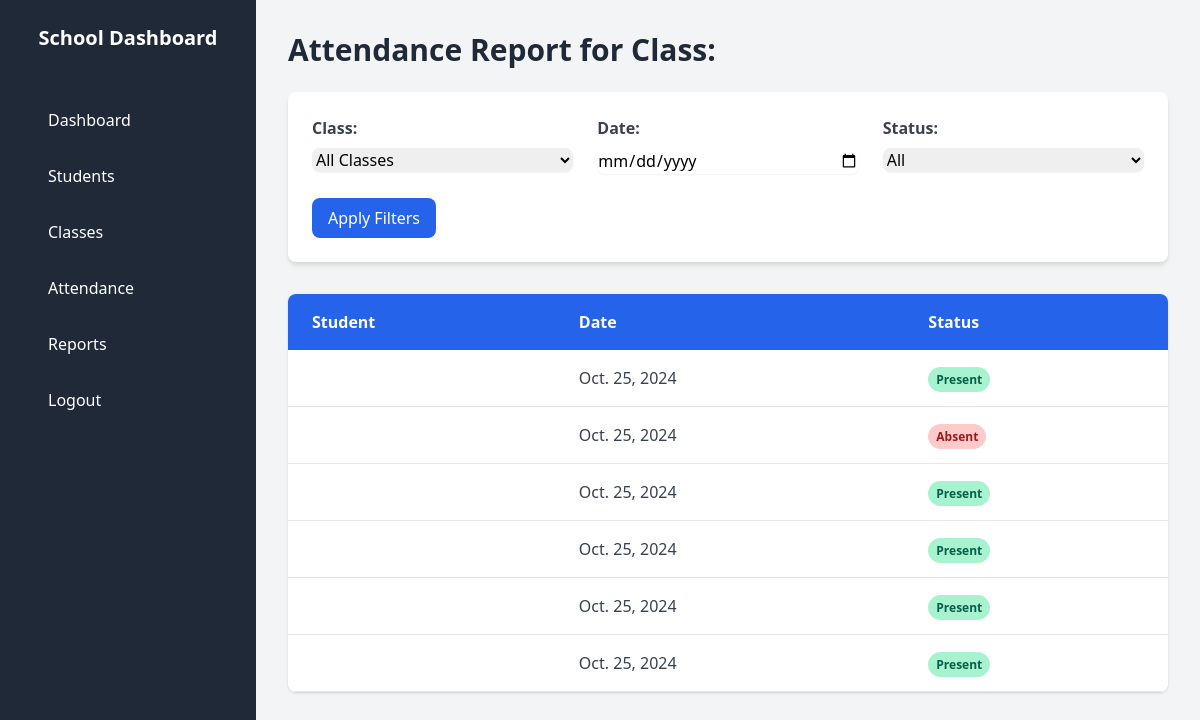
Before: /api/attendance_report/ with the older database file.
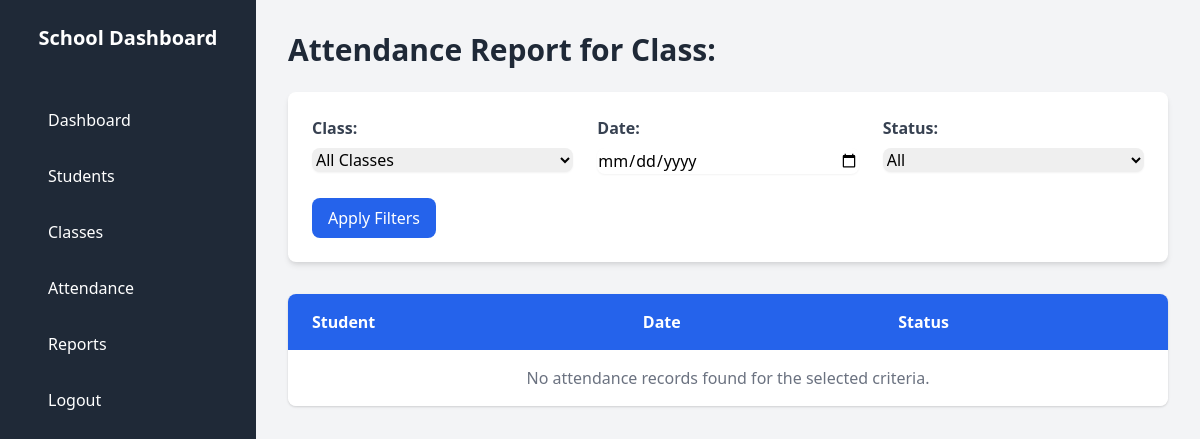
After: the same page with the newer database file.
### attendance/models.py (models this page shows, shortened)
class Attendance(models.Model):
    STATUS_CHOICES = [
        ('Present', 'Present'),
        ('Absent', 'Absent'),
        ('Late', 'Late'),
    ]
    student = models.ForeignKey(Student, on_delete=models.CASCADE, related_name="attendances")
    class_name = models.ForeignKey(ClassRoom, on_delete=models.CASCADE)
    date = models.DateField(default=timezone.now)
    status = models.CharField(max_length=10, choices=STATUS_CHOICES, default='Absent')

### attendance/views.py (the view)
# urls.py: path('attendance_report/',attendance_report,name='attendance_report'),
def attendance_report(request):
    filter_class = request.GET.get('class', '')
    filter_date = request.GET.get('date', '')
    filter_status = request.GET.get('status', '')
    attendance_records = Attendance.objects.all()
    if filter_class:
        attendance_records = attendance_records.filter(class_name_id=filter_class)
    if filter_date:
        filter_date = parse_date(filter_date)
        attendance_records = attendance_records.filter(date=filter_date)
    if filter_status:
        attendance_records = attendance_records.filter(status=filter_status)
    class_list = ClassRoom.objects.all()
    return render(request, 'attendance/attendance_report.html', {
        'attendance_records': attendance_records,
        'class_list': class_list,
        'filter_class': filter_class,
        'filter_date': filter_date,
        'filter_status': filter_status,
    })

### attendance/templates/attendance/attendance_report.html (shortened to what the changed rows need)
{% load static %}
<!DOCTYPE html>
<html lang="en">
<head>
    <link href="https://cdn.jsdelivr.net/npm/tailwindcss@2.2.19/dist/tailwind.min.css" rel="stylesheet">
</head>
<body class="font-sans bg-gray-100 flex">
    <div class="w-64 bg-gray-800 text-white min-h-screen">
        <div class="p-6">
            <h2 class="text-xl font-semibold text-center">School Dashboard</h2>
        </div>
    </div>
    <main class="flex-1 p-8">
        <h2 class="text-3xl font-semibold text-gray-800 mb-6">Attendance Report for Class: </h2>
        <div class="bg-white rounded-lg shadow overflow-x-auto">
            <table class="min-w-full bg-white rounded-lg">
                <thead class="bg-blue-600 text-white">
                    <tr>
                        <th class="px-6 py-4 text-left font-semibold">Student</th>
                        <th class="px-6 py-4 text-left font-semibold">Date</th>
                        <th class="px-6 py-4 text-left font-semibold">Status</th>
                    </tr>
                </thead>
                <tbody class="text-gray-700">
                    {% if attendance_records %}
                        {% for record in attendance_records %}
                        <tr class="border-b border-gray-200 hover:bg-gray-50 transition">
                            <td class="px-6 py-4">{{ record.student.name }}</td>
                            <td class="px-6 py-4">{{ record.date }}</td>
                            <td class="px-6 py-4">
                                <span class="{% if record.status == 'Present' %}bg-green-200 text-green-800{% else %}bg-red-200 text-red-800{% endif %} px-2 py-1 rounded-full font-semibold text-xs">
                                    {{ record.status }}
                                </span>
                            </td>
                        </tr>
                        {% endfor %}
                    {% else %}
                        <tr>
                            <td colspan="3" class="px-6 py-4 text-center text-gray-500">No attendance records found for the selected criteria.</td>
                        </tr>
                    {% endif %}
                </tbody>
            </table>
        </div>
    </main>
</body>
</html>

Changed rows visible on the page:
removed Attendance: date "Oct. 25, 2024", status "Present"
removed Attendance: date "Oct. 25, 2024", status "Absent"
removed Attendance: date "Oct. 25, 2024", status "Present"
removed Attendance: date "Oct. 25, 2024", status "Present"
removed Attendance: date "Oct. 25, 2024", status "Present"
removed Attendance: date "Oct. 25, 2024", status "Present"
Other visible differences:
text now shown: "No attendance records found for the selected criteria."
